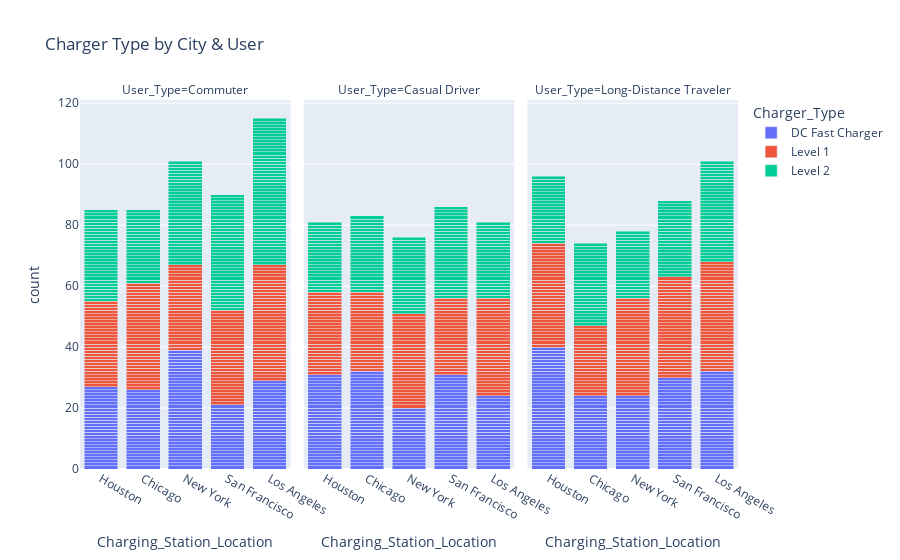

Notebook code for this chart:
### Markdown cell above
### 3.2.5 Distribution of Charger type by City and User

### Code cell
import plotly.express as px

fig = px.bar(df, 
             x='Charging_Station_Location', 
             color='Charger_Type',
             facet_col='User_Type',
             barmode='stack',
             title='Charger Type by City & User')

fig.show()

### Figure 1 — Plotly figure (JSON) as saved in the notebook; plotly's stock layout.template omitted (floating-point values rounded to 4 significant figures; data arrays with more than 128 entries replaced by an {"elided": "..."} marker saying what was removed)
{"data": [{"hovertemplate": "Charger_Type=DC Fast Charger<br>User_Type=Commuter<br>Charging_Station_Location=%{x}<br>count=%{y}<extra></extra>", "legendgroup": "DC Fast Charger", "marker": {"color": "#636efa", "pattern": {"shape": ""}}, "name": "DC Fast Charger", "orientation": "v", "showlegend": true, "textposition": "auto", "type": "bar", "x": {"elided": "142 str values"}, "xaxis": "x", "y": {"elided": "142 int values"}, "yaxis": "y"}, {"hovertemplate": "Charger_Type=DC Fast Charger<br>User_Type=Casual Driver<br>Charging_Station_Location=%{x}<br>count=%{y}<extra></extra>", "legendgroup": "DC Fast Charger", "marker": {"color": "#636efa", "pattern": {"shape": ""}}, "name": "DC Fast Charger", "orientation": "v", "showlegend": false, "textposition": "auto", "type": "bar", "x": {"elided": "138 str values"}, "xaxis": "x2", "y": {"elided": "138 int values"}, "yaxis": "y2"}, {"hovertemplate": "Charger_Type=DC Fast Charger<br>User_Type=Long-Distance Traveler<br>Charging_Station_Location=%{x}<br>count=%{y}<extra></extra>", "legendgroup": "DC Fast Charger", "marker": {"color": "#636efa", "pattern": {"shape": ""}}, "name": "DC Fast Charger", "orientation": "v", "showlegend": false, "textposition": "auto", "type": "bar", "x": {"elided": "150 str values"}, "xaxis": "x3", "y": {"elided": "150 int values"}, "yaxis": "y3"}, {"hovertemplate": "Charger_Type=Level 1<br>User_Type=Commuter<br>Charging_Station_Location=%{x}<br>count=%{y}<extra></extra>", "legendgroup": "Level 1", "marker": {"color": "#EF553B", "pattern": {"shape": ""}}, "name": "Level 1", "orientation": "v", "showlegend": true, "textposition": "auto", "type": "bar", "x": {"elided": "160 str values"}, "xaxis": "x", "y": {"elided": "160 int values"}, "yaxis": "y"}, {"hovertemplate": "Charger_Type=Level 1<br>User_Type=Casual Driver<br>Charging_Station_Location=%{x}<br>count=%{y}<extra></extra>", "legendgroup": "Level 1", "marker": {"color": "#EF553B", "pattern": {"shape": ""}}, "name": "Level 1", "orientation": "v", "showlegend": false, "textposition": "auto", "type": "bar", "x": {"elided": "141 str values"}, "xaxis": "x2", "y": {"elided": "141 int values"}, "yaxis": "y2"}, {"hovertemplate": "Charger_Type=Level 1<br>User_Type=Long-Distance Traveler<br>Charging_Station_Location=%{x}<br>count=%{y}<extra></extra>", "legendgroup": "Level 1", "marker": {"color": "#EF553B", "pattern": {"shape": ""}}, "name": "Level 1", "orientation": "v", "showlegend": false, "textposition": "auto", "type": "bar", "x": {"elided": "158 str values"}, "xaxis": "x3", "y": {"elided": "158 int values"}, "yaxis": "y3"}, {"hovertemplate": "Charger_Type=Level 2<br>User_Type=Commuter<br>Charging_Station_Location=%{x}<br>count=%{y}<extra></extra>", "legendgroup": "Level 2", "marker": {"color": "#00cc96", "pattern": {"shape": ""}}, "name": "Level 2", "orientation": "v", "showlegend": true, "textposition": "auto", "type": "bar", "x": {"elided": "174 str values"}, "xaxis": "x", "y": {"elided": "174 int values"}, "yaxis": "y"}, {"hovertemplate": "Charger_Type=Level 2<br>User_Type=Casual Driver<br>Charging_Station_Location=%{x}<br>count=%{y}<extra></extra>", "legendgroup": "Level 2", "marker": {"color": "#00cc96", "pattern": {"shape": ""}}, "name": "Level 2", "orientation": "v", "showlegend": false, "textposition": "auto", "type": "bar", "x": ["San Francisco", "Chicago", "Los Angeles", "Los Angeles", "New York", "Houston", "Los Angeles", "Houston", "Los Angeles", "San Francisco", "New York", "San Francisco", "Los Angeles", "San Francisco", "Los Angeles", "San Francisco", "Los Angeles", "Chicago", "Houston", "Los Angeles", "Chicago", "Chicago", "Chicago", "Los Angeles", "New York", "New York", "Los Angeles", "Los Angeles", "San Francisco", "Houston", "Chicago", "Chicago", "New York", "Houston", "San Francisco", "Los Angeles", "Houston", "Houston", "New York", "Los Angeles", "Chicago", "Houston", "New York", "New York", "San Francisco", "Houston", "Los Angeles", "New York", "Chicago", "Houston", "Chicago", "New York", "San Francisco", "New York", "Chicago", "Los Angeles", "Chicago", "New York", "Houston", "San Francisco", "Chicago", "San Francisco", "New York", "San Francisco", "Los Angeles", "Houston", "Los Angeles", "New York", "New York", "San Francisco", "Houston", "Chicago", "Los Angeles", "San Francisco", "Houston", "San Francisco", "Houston", "Houston", "Houston", "Los Angeles", "San Francisco", "New York", "San Francisco", "Los Angeles", "San Francisco", "San Francisco", "Los Angeles", "San Francisco", "Chicago", "San Francisco", "Houston", "Chicago", "Los Angeles", "San Francisco", "New York", "San Francisco", "San Francisco", "Los Angeles", "Chicago", "San Francisco", "New York", "Houston", "Los Angeles", "Houston", "San Francisco", "Chicago", "San Francisco", "Chicago", "Chicago", "Chicago", "Houston", "San Francisco", "New York", "San Francisco", "New York", "Chicago", "New York", "Los Angeles", "New York", "Houston", "New York", "Chicago", "Chicago", "Houston", "Chicago", "San Francisco", "New York", "New York"], "xaxis": "x2", "y": [1, 1, 1, 1, 1, 1, 1, 1, 1, 1, 1, 1, 1, 1, 1, 1, 1, 1, 1, 1, 1, 1, 1, 1, 1, 1, 1, 1, 1, 1, 1, 1, 1, 1, 1, 1, 1, 1, 1, 1, 1, 1, 1, 1, 1, 1, 1, 1, 1, 1, 1, 1, 1, 1, 1, 1, 1, 1, 1, 1, 1, 1, 1, 1, 1, 1, 1, 1, 1, 1, 1, 1, 1, 1, 1, 1, 1, 1, 1, 1, 1, 1, 1, 1, 1, 1, 1, 1, 1, 1, 1, 1, 1, 1, 1, 1, 1, 1, 1, 1, 1, 1, 1, 1, 1, 1, 1, 1, 1, 1, 1, 1, 1, 1, 1, 1, 1, 1, 1, 1, 1, 1, 1, 1, 1, 1, 1, 1], "yaxis": "y2"}, {"hovertemplate": "Charger_Type=Level 2<br>User_Type=Long-Distance Traveler<br>Charging_Station_Location=%{x}<br>count=%{y}<extra></extra>", "legendgroup": "Level 2", "marker": {"color": "#00cc96", "pattern": {"shape": ""}}, "name": "Level 2", "orientation": "v", "showlegend": false, "textposition": "auto", "type": "bar", "x": {"elided": "129 str values"}, "xaxis": "x3", "y": {"elided": "129 int values"}, "yaxis": "y3"}], "layout": {"annotations": [{"font": {}, "showarrow": false, "text": "User_Type=Commuter", "x": 0.16, "xanchor": "center", "xref": "paper", "y": 1, "yanchor": "bottom", "yref": "paper"}, {"font": {}, "showarrow": false, "text": "User_Type=Casual Driver", "x": 0.5, "xanchor": "center", "xref": "paper", "y": 1, "yanchor": "bottom", "yref": "paper"}, {"font": {}, "showarrow": false, "text": "User_Type=Long-Distance Traveler", "x": 0.84, "xanchor": "center", "xref": "paper", "y": 1, "yanchor": "bottom", "yref": "paper"}], "barmode": "stack", "legend": {"title": {"text": "Charger_Type"}, "tracegroupgap": 0}, "title": {"text": "Charger Type by City & User"}, "xaxis": {"anchor": "y", "domain": [0, 0.32], "title": {"text": "Charging_Station_Location"}}, "xaxis2": {"anchor": "y2", "domain": [0.34, 0.66], "matches": "x", "title": {"text": "Charging_Station_Location"}}, "xaxis3": {"anchor": "y3", "domain": [0.68, 1.0], "matches": "x", "title": {"text": "Charging_Station_Location"}}, "yaxis": {"anchor": "x", "domain": [0, 1], "title": {"text": "count"}}, "yaxis2": {"anchor": "x2", "domain": [0, 1], "matches": "y", "showticklabels": false}, "yaxis3": {"anchor": "x3", "domain": [0, 1], "matches": "y", "showticklabels": false}}}
